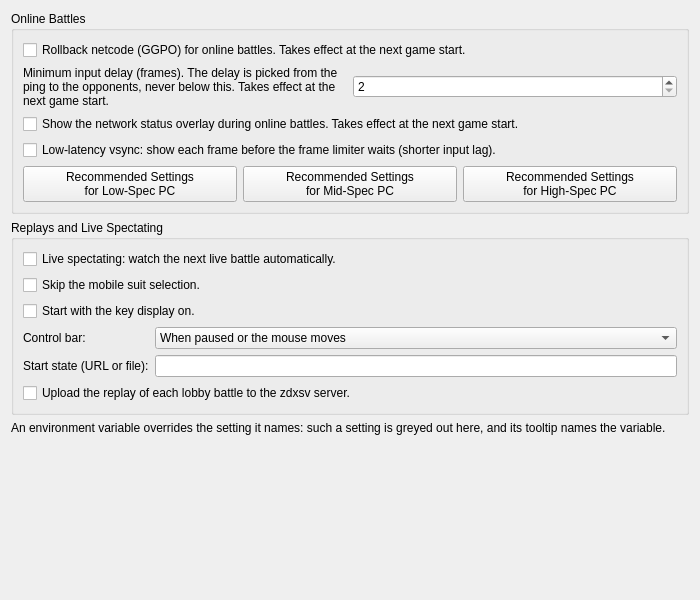
<?xml version="1.0" encoding="UTF-8"?>
<ui version="4.0">
 <class>ZdxsvSettingsWidget</class>
 <widget class="QWidget" name="ZdxsvSettingsWidget">
  <property name="geometry">
   <rect>
    <x>0</x>
    <y>0</y>
    <width>700</width>
    <height>600</height>
   </rect>
  </property>
  <property name="windowTitle">
   <string/>
  </property>
  <layout class="QVBoxLayout" name="verticalLayout">
   <item>
    <widget class="QGroupBox" name="battleGroupBox">
     <property name="title">
      <string>Online Battles</string>
     </property>
     <layout class="QVBoxLayout" name="battleLayout">
      <item>
       <widget class="QCheckBox" name="zdxsvGgpo">
        <property name="text">
         <string>Rollback netcode (GGPO) for online battles. Takes effect at the next game start.</string>
        </property>
       </widget>
      </item>
      <item>
       <layout class="QHBoxLayout" name="zdxsvGgpoMinDelayLayout">
        <item>
         <widget class="QLabel" name="zdxsvGgpoMinDelayLabel">
          <property name="text">
           <string>Minimum input delay (frames). The delay is picked from the ping to the opponents, never below this. Takes effect at the next game start.</string>
          </property>
          <property name="wordWrap">
           <bool>true</bool>
          </property>
         </widget>
        </item>
        <item>
         <widget class="QSpinBox" name="zdxsvGgpoMinDelay">
          <property name="minimum">
           <number>2</number>
          </property>
          <property name="maximum">
           <number>6</number>
          </property>
          <property name="value">
           <number>2</number>
          </property>
         </widget>
        </item>
       </layout>
      </item>
      <item>
       <widget class="QCheckBox" name="zdxsvNetOsd">
        <property name="text">
         <string>Show the network status overlay during online battles. Takes effect at the next game start.</string>
        </property>
       </widget>
      </item>
      <item>
       <widget class="QCheckBox" name="zdxsvLowLatencyVsync">
        <property name="text">
         <string>Low-latency vsync: show each frame before the frame limiter waits (shorter input lag).</string>
        </property>
       </widget>
      </item>
      <item>
       <layout class="QHBoxLayout" name="zdxsvPresetLayout">
        <item>
         <widget class="QPushButton" name="zdxsvPresetLow">
          <property name="text">
           <string>Recommended Settings
for Low-Spec PC</string>
          </property>
         </widget>
        </item>
        <item>
         <widget class="QPushButton" name="zdxsvPresetMid">
          <property name="text">
           <string>Recommended Settings
for Mid-Spec PC</string>
          </property>
         </widget>
        </item>
        <item>
         <widget class="QPushButton" name="zdxsvPresetHigh">
          <property name="text">
           <string>Recommended Settings
for High-Spec PC</string>
          </property>
         </widget>
        </item>
       </layout>
      </item>
     </layout>
    </widget>
   </item>
   <item>
    <widget class="QGroupBox" name="replayGroupBox">
     <property name="title">
      <string>Replays and Live Spectating</string>
     </property>
     <layout class="QFormLayout" name="replayLayout">
      <item row="0" column="0" colspan="2">
       <widget class="QCheckBox" name="zdxsvLiveAutoNext">
        <property name="text">
         <string>Live spectating: watch the next live battle automatically.</string>
        </property>
       </widget>
      </item>
      <item row="1" column="0" colspan="2">
       <widget class="QCheckBox" name="zdxsvReplaySkipMs">
        <property name="text">
         <string>Skip the mobile suit selection.</string>
        </property>
       </widget>
      </item>
      <item row="2" column="0" colspan="2">
       <widget class="QCheckBox" name="zdxsvReplayKeyDisplay">
        <property name="text">
         <string>Start with the key display on.</string>
        </property>
       </widget>
      </item>
      <item row="3" column="0">
       <widget class="QLabel" name="zdxsvReplayBarLabel">
        <property name="text">
         <string>Control bar:</string>
        </property>
       </widget>
      </item>
      <item row="3" column="1">
       <widget class="QComboBox" name="zdxsvReplayBar">
        <item>
         <property name="text">
          <string>When paused or the mouse moves</string>
         </property>
        </item>
        <item>
         <property name="text">
          <string>Always</string>
         </property>
        </item>
        <item>
         <property name="text">
          <string>Never</string>
         </property>
        </item>
       </widget>
      </item>
      <item row="4" column="0">
       <widget class="QLabel" name="zdxsvReplayStateUrlLabel">
        <property name="text">
         <string>Start state (URL or file):</string>
        </property>
       </widget>
      </item>
      <item row="4" column="1">
       <widget class="QLineEdit" name="zdxsvReplayStateUrl"/>
      </item>
      <item row="5" column="0" colspan="2">
       <widget class="QCheckBox" name="zdxsvReplayUpload">
        <property name="text">
         <string>Upload the replay of each lobby battle to the zdxsv server.</string>
        </property>
       </widget>
      </item>
     </layout>
    </widget>
   </item>
   <item>
    <widget class="QLabel" name="envNote">
     <property name="text">
      <string>An environment variable overrides the setting it names: such a setting is greyed out here, and its tooltip names the variable.</string>
     </property>
     <property name="wordWrap">
      <bool>true</bool>
     </property>
    </widget>
   </item>
   <item>
    <spacer name="verticalSpacer">
     <property name="orientation">
      <enum>Qt::Orientation::Vertical</enum>
     </property>
     <property name="sizeHint" stdset="0">
      <size>
       <width>20</width>
       <height>40</height>
      </size>
     </property>
    </spacer>
   </item>
  </layout>
 </widget>
 <resources/>
 <connections/>
</ui>
